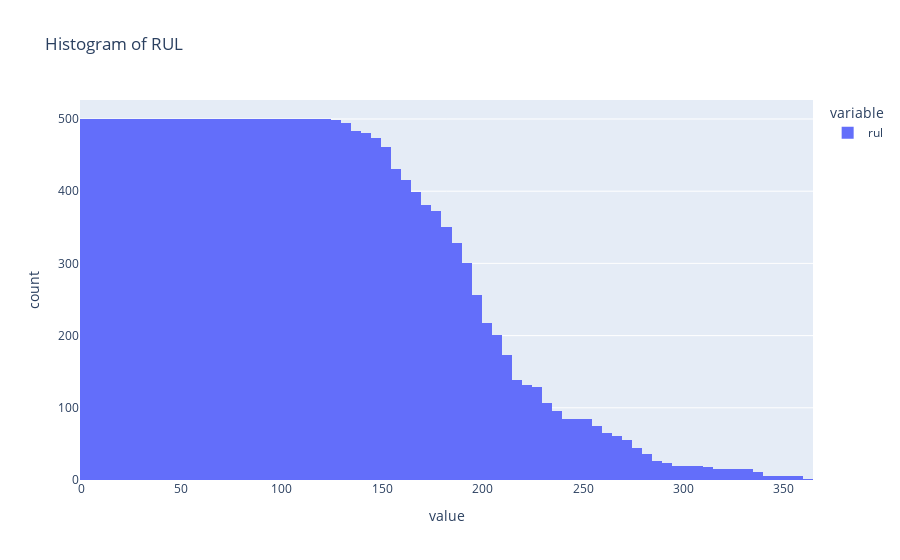

Notebook source saved alongside this figure:
### Markdown cell above
#### Clipping/Log transform

### Code cell
px.histogram(train['rul'], title="Histogram of RUL")

### Figure 1 — Plotly figure (JSON) as saved in the notebook; plotly's stock layout.template omitted (floating-point values rounded to 4 significant figures; data arrays with more than 128 entries replaced by an {"elided": "..."} marker saying what was removed)
{"data": [{"alignmentgroup": "True", "bingroup": "x", "hovertemplate": "variable=rul<br>value=%{x}<br>count=%{y}<extra></extra>", "legendgroup": "rul", "marker": {"color": "#636efa", "pattern": {"shape": ""}}, "name": "rul", "offsetgroup": "rul", "orientation": "v", "showlegend": true, "type": "histogram", "x": {"elided": "20631 int values"}, "xaxis": "x", "yaxis": "y"}], "layout": {"barmode": "relative", "legend": {"title": {"text": "variable"}, "tracegroupgap": 0}, "title": {"text": "Histogram of RUL"}, "xaxis": {"anchor": "y", "domain": [0, 1], "title": {"text": "value"}}, "yaxis": {"anchor": "x", "domain": [0, 1], "title": {"text": "count"}}}}
